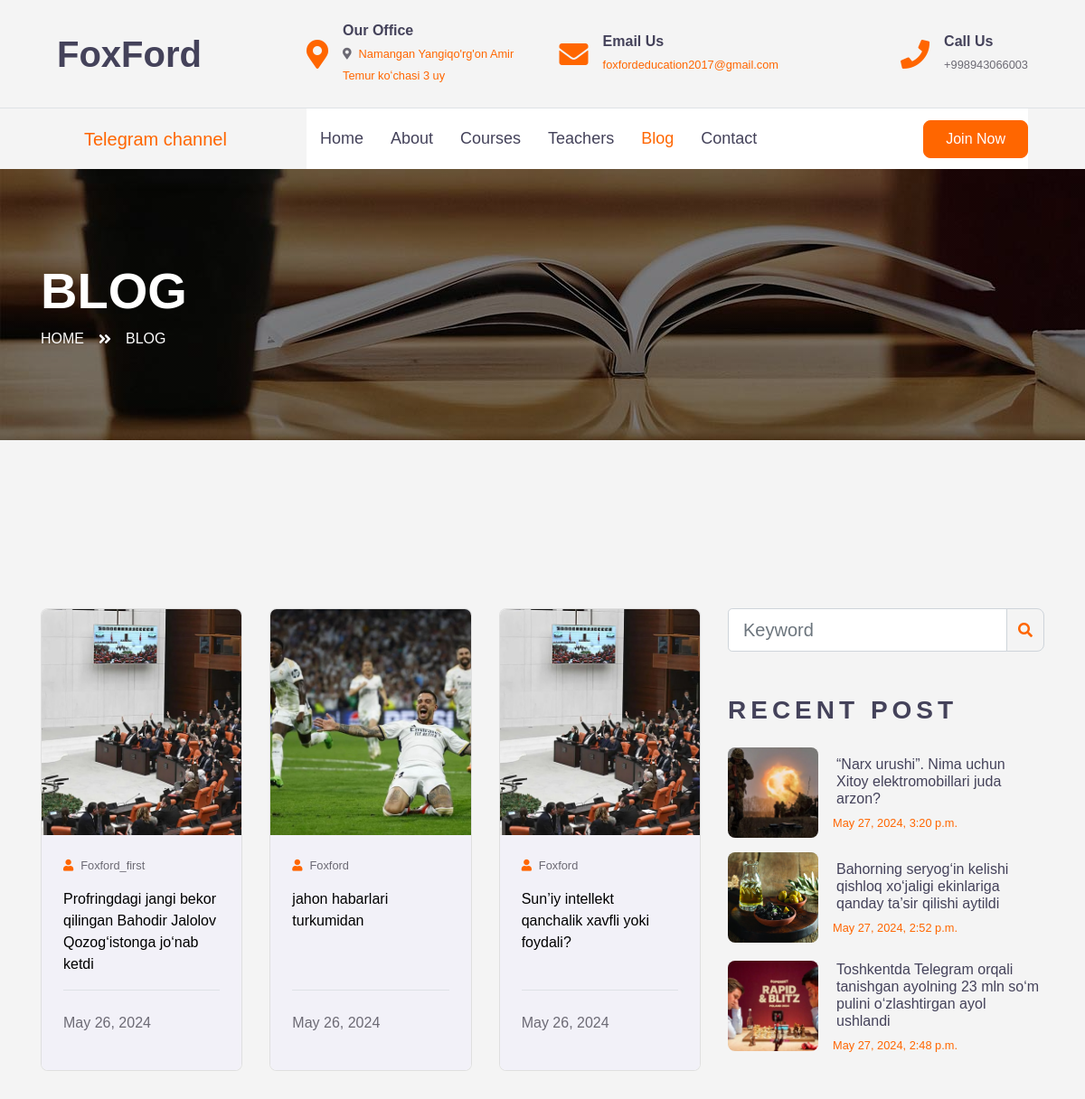
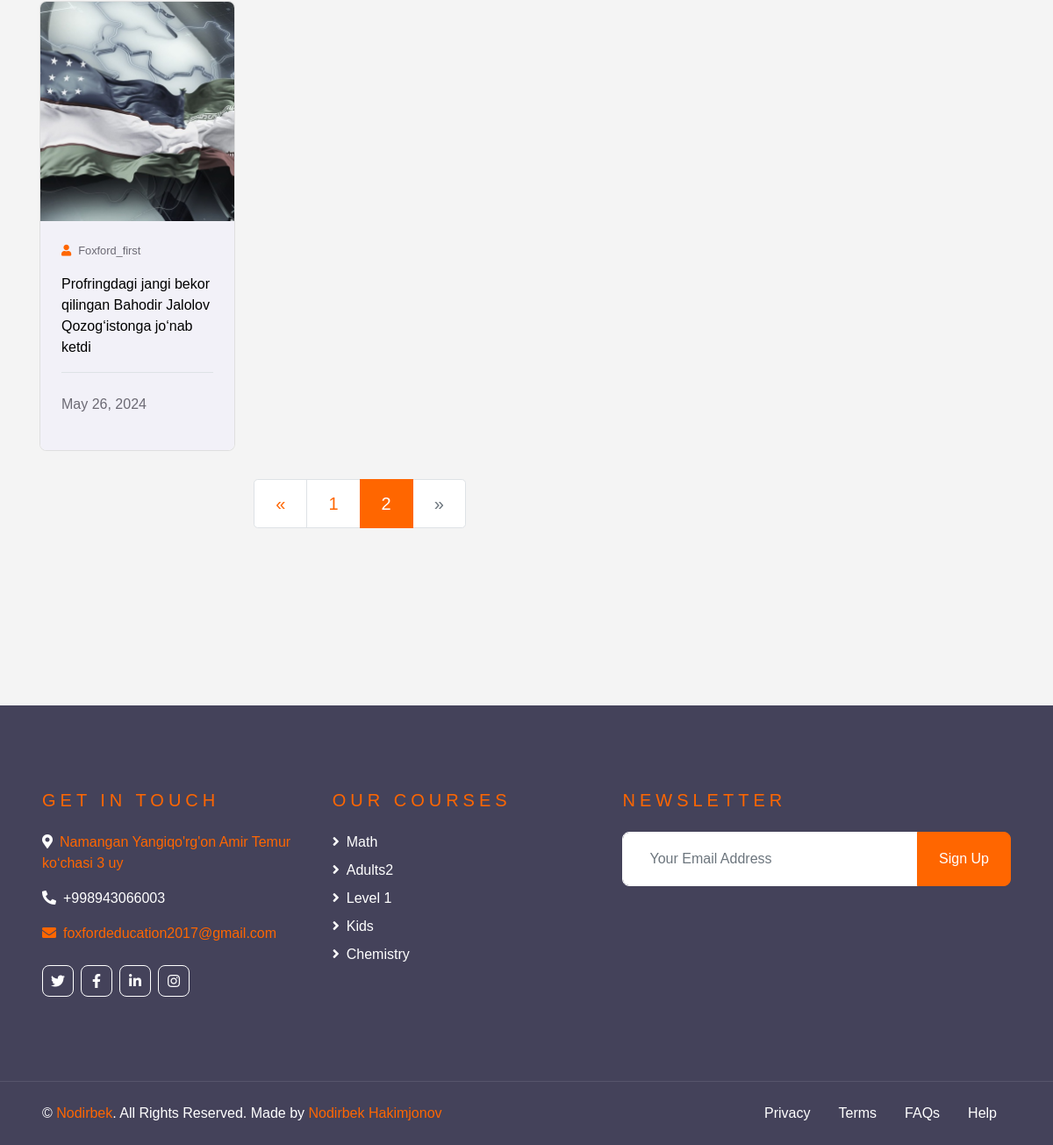
Screenshot of /blog/?page=2 with the database file from the repository (2 pictures, top to bottom).
### foxford_app/models.py (models this page shows, shortened)
class Blog(models.Model):
    title = models.CharField(max_length=200)
    author = models.ForeignKey(User, on_delete=models.CASCADE)
    content = models.TextField()
    publish_time = models.DateTimeField(default=timezone.now)
    updated_at = models.DateTimeField(auto_now=True)
    image = models.ImageField(upload_to='foxford/blogs', null=True, blank=True)
    class Meta:
        ordering = ['-publish_time']

class Course(models.Model):
    title = models.CharField(max_length=100)
    description = models.TextField()
    image = models.ImageField(upload_to='foxford/course')
    duration = models.IntegerField(help_text="Duration in weeks")
    price = models.DecimalField(max_digits=8, decimal_places=2)
    created_time = models.DateTimeField(auto_now_add=True)
    publish_time = models.DateTimeField(default=timezone.now)
    instructor = models.ForeignKey(Instructor, on_delete=models.CASCADE, related_name='courses')
    learning_outcomes = models.TextField(help_text="Separate each outcome with a newline")
    objects = models.Manager()
    class Meta:
        ordering = ['-publish_time']

### foxford_app/views.py (the view)
# urls.py: path('blog/',BlogPageView,name='blog_page'),
def BlogPageView(request):
    blogs = Blog.objects.all().order_by('-publish_time')
    courses = Course.objects.all().order_by('-publish_time')[:8]
    paginator = Paginator(blogs, 6)  # Show 6 blogs per page
    page_number = request.GET.get('page')
    page_obj = paginator.get_page(page_number)
    popular_posts =Blog.objects.all().order_by('-publish_time')[:3]
    context = {
        'page_obj': page_obj,
        'popular_posts':popular_posts,
        'courses':courses,
    }
    return render(request, 'foxford/blog.html', context=context)

### templates/foxford/blog.html (shortened to what this page needs)
{% extends 'foxford/base.html' %}
{% load static %}
{% block content %}
    <div class="container-fluid page-header" style="margin-bottom: 90px;">
        <div class="container">
            <div class="d-flex flex-column justify-content-center" style="min-height: 300px">
                <h3 class="display-4 text-white text-uppercase">Blog</h3>
                <div class="d-inline-flex text-white">
                    <p class="m-0 text-uppercase"><a class="text-white" href="{% url 'home_page' %}">Home</a></p>
                    <i class="fa fa-angle-double-right pt-1 px-3"></i>
                    <p class="m-0 text-uppercase">Blog</p>
                </div>
            </div>
        </div>
    </div>
    <div class="container-fluid py-5">
        <div class="container py-5">
            <div class="row">
    <div class="col-lg-8">
    <div class="row pb-3">
        {% for blog in page_obj %}
        <div class="col-lg-4 col-md-6 mb-4 d-flex align-items-stretch">
            <div class="card rounded overflow-hidden mb-2 flex-fill">
                <a href="{% url 'blog_detail' blog.pk %}"><img style="width: 150%; height: 250px; object-fit: cover;" src="{{ blog.image.url }}" alt=""></a>
                <div class="bg-secondary p-4 d-flex flex-column">
                    <div class="d-flex justify-content-between mb-3">
                        <small class="m-0"><i class="fa fa-user text-primary mr-2"></i>{{ blog.author.username }}</small>
                    </div>
                    <p><a style="color: black" href="{% url 'blog_detail' blog.pk %}">{{ blog.title }}</a></p>
                    <div class="border-top mt-4 pt-4 mt-auto">
                        <div class="d-flex justify-content-between">
                            <p>{{ blog.publish_time|date:"F d, Y" }}</p>
                        </div>
                    </div>
                </div>
            </div>
        </div>
        {% endfor %}
        <div class="col-12">
            <nav aria-label="Page navigation">
                <ul class="pagination pagination-lg justify-content-center mb-0">
                    {% if page_obj.has_previous %}
                    <li class="page-item">
                        <a class="page-link" href="?page={{ page_obj.previous_page_number }}" aria-label="Previous">
                            <span aria-hidden="true">&laquo;</span>
                        </a>
                    </li>
                    {% endif %}
                    {% for num in page_obj.paginator.page_range %}
                    {% if page_obj.number == num %}
                    <li class="page-item active"><a class="page-link" href="#">{{ num }}</a></li>
                    {% elif num > page_obj.number|add:'-3' and num < page_obj.number|add:'3' %}
                    <li class="page-item"><a class="page-link" href="?page={{ num }}">{{ num }}</a></li>
                    {% endif %}
                    {% endfor %}
                    {% if page_obj.has_next %}
                    <li class="page-item">
                        <a class="page-link" href="?page={{ page_obj.next_page_number }}" aria-label="Next">
                            <span aria-hidden="true">&raquo;</span>
                            <span class="sr-only">Next</span>
                        </a>
                    </li>
                    {% else %}
                    <li class="page-item disabled">
                        <a class="page-link" href="#" aria-label="Next">
                            <span aria-hidden="true">&raquo;</span>
                        </a>
                    </li>
                    {% endif %}
                </ul>
            </nav>
        </div>
    </div>
</div>
                <div class="col-lg-4 mt-5 mt-lg-0">
                <div class="mb-5">
                    <form action="{% url 'search' %}" method="GET">
                        <div class="input-group">
                            <input type="text" name="q" class="form-control form-control-lg" placeholder="Keyword">
                            <div class="input-group-append">
                                <button type="submit" class="input-group-text bg-transparent text-primary">
                                    <i class="fa fa-search"></i>
                                </button>
                            </div>
                        </div>
                    </form>
                </div>
                    <div class="mb-5">
                        <h3 class="text-uppercase mb-4" style="letter-spacing: 5px;">Recent Post</h3>
                        {% for popular_post in popular_posts %}
                         <a class="d-flex align-items-center text-decoration-none mb-3" href="">
    <img class="img-fluid rounded" src="{{ popular_post.image.url }}" alt="" style="width: 100px; height: 100px; object-fit: cover;">
    <div class="pl-3">
        <h6 class="m-1">{{ popular_post.title }}</h6>
        <small>{{ popular_post.publish_time }}</small>
    </div>
</a>
                        {% endfor %}
                    </div>
                </div>
            </div>
        </div>
    </div>
{% endblock %}

### templates/foxford/base.html (shortened to what this page needs)
{% load static %}
{% load static %}
<!DOCTYPE html>
<html lang="en">
<head>
    <link rel="stylesheet" href="https://cdnjs.cloudflare.com/ajax/libs/font-awesome/5.10.0/css/all.min.css">
      <link rel="stylesheet" href="https://cdnjs.cloudflare.com/ajax/libs/flag-icon-css/3.4.6/css/flag-icon.min.css">
    <link href="{% static 'lib/owlcarousel/assets/owl.carousel.min.css' %}" rel="stylesheet">
    <link href="{% static 'css/style.css' %}" rel="stylesheet">
    <link href="{% static 'css/styles.css' %}" rel="stylesheet">
</head>
<body>
<div class="container-fluid d-none d-lg-block">
    <div class="row align-items-center py-4 px-xl-5">
        <div class="col-lg-3">
            <a href="{% url 'home_page' %}" class="text-decoration-none">
                <h1 class="m-0">FoxFord</h1>
            </a>
        </div>
        <div class="col-lg-3 text-right">
            <div class="d-inline-flex align-items-center">
                <i class="fa fa-2x fa-map-marker-alt text-primary mr-3"></i>
                <div class="text-left">
                    <h6 class="font-weight-semi-bold mb-1">Our Office</h6>
                    <small><i class="fa fa-map-marker-alt mr-2"></i><a href="https://maps.app.goo.gl/CEBq7Gm6XRWF9vXs8"
                                                                       target="_blank">Namangan Yangiqo'rg'on Amir Temur
                        koʻchasi 3 uy</a></small>
                </div>
            </div>
        </div>
        <div class="col-lg-3 text-right">
            <div class="d-inline-flex align-items-center">
                <i class="fa fa-2x fa-envelope text-primary mr-3"></i>
                <div class="text-left">
                    <h6 class="font-weight-semi-bold mb-1">Email Us</h6>
                    <small><a href="mailto:foxfordeducation2017@gmail.com">foxfordeducation2017@gmail.com</a></small>
                </div>
            </div>
        </div>
        <div class="col-lg-3 text-right">
            <div class="d-inline-flex align-items-center">
                <i class="fa fa-2x fa-phone text-primary mr-3"></i>
                <div class="text-left">
                    <h6 class="font-weight-semi-bold mb-1">Call Us</h6>
                    <small>+998943066003</small>
                </div>
            </div>
        </div>
    </div>
</div>
<div class="container-fluid">
    <div class="row border-top px-xl-5">
        <div class="col-lg-3 d-none d-lg-block">
            <a href="https://t.me/Foxford_time" style="height: 67px; padding: 0 30px;"
               class="d-flex align-items-center"><h5 class="text-primary m-0">Telegram channel</h5>
            </a>
        </div>
        <div class="col-lg-9">
            <nav class="navbar navbar-expand-lg bg-light navbar-light py-3 py-lg-0 px-0">
                <div class="collapse navbar-collapse justify-content-between" id="navbarCollapse">
                    <div class="navbar-nav py-0">
                        {% url 'home_page' as home_url %}
                        {% url 'about_page' as about_url %}
                        {% url 'course_page' as course_url %}
                        {% url 'teacher_page' as teacher_url %}
                        {% url 'blog_page' as blog_url %}
                        {% url 'contact_page' as contact_url %}
                        <a href="{{ home_url }}"
                           class="nav-item nav-link {% if request.path == home_url %}active{% endif %}">Home</a>
                        <a href="{{ about_url }}"
                           class="nav-item nav-link {% if request.path == about_url %}active{% endif %}">About</a>
                        <a href="{{ course_url }}"
                           class="nav-item nav-link {% if request.path == course_url %}active{% endif %}">Courses</a>
                        <a href="{{ teacher_url }}"
                           class="nav-item nav-link {% if request.path == teacher_url %}active{% endif %}">Teachers</a>
                        <div class="nav-item dropdown">
                            <a href="{{ blog_url }}"
                               class="nav-link {% if request.path == blog_url %}active{% endif %}">Blog</a>
                        </div>
                        <a href="{{ contact_url }}"
                           class="nav-item nav-link {% if request.path == contact_url %}active{% endif %}">Contact</a>
                    </div>
                    <a class="btn btn-primary py-2 px-4 ml-auto d-none d-lg-block" href="https://t.me/Foxford_time">Join
                        Now</a>
                </div>
            </nav>
        </div>
    </div>
</div>
{% block content %}
{% endblock %}
<div class="container-fluid bg-dark text-white py-5 px-sm-3 px-lg-5" style="margin-top: 90px;">
    <div class="row pt-5">
        <div class="col-lg-7 col-md-12">
            <div class="row">
                <div class="col-md-6 mb-5">
                    <h5 class="text-primary text-uppercase mb-4" style="letter-spacing: 5px;">Get In Touch</h5>
                    <p><i class="fa fa-map-marker-alt mr-2"></i><a href="https://maps.app.goo.gl/CEBq7Gm6XRWF9vXs8"
                                                                   target="_blank">Namangan Yangiqo'rg'on Amir Temur
                        koʻchasi 3 uy</a></p>
                    <p><i class="fa fa-phone-alt mr-2"></i>+998943066003</p>
                    <p><a href="mailto:foxfordeducation2017@gmail.com"><i class="fa fa-envelope mr-2"></i>foxfordeducation2017@gmail.com</a>
                    </p>
                    <div class="d-flex justify-content-start mt-4">
                        <a class="btn btn-outline-light btn-square mr-2" href="#"><i class="fab fa-twitter"></i></a>
                        <a class="btn btn-outline-light btn-square mr-2" href="#"><i class="fab fa-facebook-f"></i></a>
                        <a class="btn btn-outline-light btn-square mr-2" href="#"><i class="fab fa-linkedin-in"></i></a>
                        <a class="btn btn-outline-light btn-square"
                           href="https://www.instagram.com/foxford_time_edu?igsh=MWhsbHoyNTdlOXlvag=="><i
                                class="fab fa-instagram"></i></a>
                    </div>
                </div>
                <div class="col-md-6 mb-5">
                    <h5 class="text-primary text-uppercase mb-4" style="letter-spacing: 5px;">Our Courses</h5>
                    <div class="d-flex flex-column justify-content-start">
                        {% for course in courses %}
                            <a class="text-white mb-2" href="{% url 'course_page' %}"><i
                                    class="fa fa-angle-right mr-2"></i>{{ course.title }}</a>
                        {% endfor %}
                    </div>
                </div>
            </div>
        </div>
        <div class="col-lg-5 col-md-12 mb-5">
            <h5 class="text-primary text-uppercase mb-4" style="letter-spacing: 5px;">Newsletter</h5>
            <div class="w-100">
                <div class="input-group">
                    <input type="text" class="form-control border-light" style="padding: 30px;"
                           placeholder="Your Email Address">
                    <div class="input-group-append">
                        <button class="btn btn-primary px-4">Sign Up</button>
                    </div>
                </div>
            </div>
        </div>
    </div>
</div>
<div class="container-fluid bg-dark text-white border-top py-4 px-sm-3 px-md-5"
     style="border-color: rgba(256, 256, 256, .1) !important;">
    <div class="row">
        <div class="col-lg-6 text-center text-md-left mb-3 mb-md-0">
            <p class="m-0 text-white">&copy; <a href="https://t.me/chustiy_blog">Nodirbek</a>. All Rights Reserved. Made
                by <a href="https://t.me/Hakimjonov_Nodirbek">Nodirbek Hakimjonov</a>
            </p>
        </div>
        <div class="col-lg-6 text-center text-md-right">
            <ul class="nav d-inline-flex">
                <li class="nav-item">
                    <a class="nav-link text-white py-0" href="#">Privacy</a>
                </li>
                <li class="nav-item">
                    <a class="nav-link text-white py-0" href="#">Terms</a>
                </li>
                <li class="nav-item">
                    <a class="nav-link text-white py-0" href="#">FAQs</a>
                </li>
                <li class="nav-item">
                    <a class="nav-link text-white py-0" href="#">Help</a>
                </li>
            </ul>
        </div>
    </div>
</div>

### static/css/styles.css (style rules this page uses)
body { font-family: Arial, sans-serif; margin: 0; padding: 0; background-color: #f4f4f4; }
.card { display: flex; flex-direction: column; }
.card img { object-fit: cover; }
.card .bg-secondary { flex: 1; display: flex; flex-direction: column; }
.card .bg-secondary .mt-auto { margin-top: auto; }

### rows the page displays
Blog: image (picture), author.username "Foxford_first", title "Profringdagi jangi bekor qilingan Bahodir Jalolov Qozog‘istonga jo‘nab ketdi", publish_time "May 26, 2024"
Blog: image (picture), author.username "Foxford", title "jahon habarlari turkumidan", publish_time "May 26, 2024"
Blog: image (picture), author.username "Foxford", title "Sun’iy intellekt qanchalik xavfli yoki foydali?", publish_time "May 26, 2024"
Blog: image (picture), author.username "Foxford_first", title "Profringdagi jangi bekor qilingan Bahodir Jalolov Qozog‘istonga jo‘nab ketdi", publish_time "May 26, 2024"
Blog: image (picture), title "“Narx urushi”. Nima uchun Xitoy elektromobillari juda arzon?", publish_time "May 27, 2024, 3:20 p.m."
Blog: image (picture), title "Bahorning seryog‘in kelishi qishloq xo‘jaligi ekinlariga qanday ta’sir qilishi aytildi", publish_time "May 27, 2024, 2:52 p.m."
Blog: image (picture), title "Toshkentda Telegram orqali tanishgan ayolning 23 mln so‘m pulini o‘zlashtirgan ayol ushlandi", publish_time "May 27, 2024, 2:48 p.m."
Course: title "Math"
Course: title "Adults2"
Course: title "Level 1"
Course: title "Kids"
Course: title "Chemistry"

### other values shown
{{ num }} "1"
{{ num }} "2"
